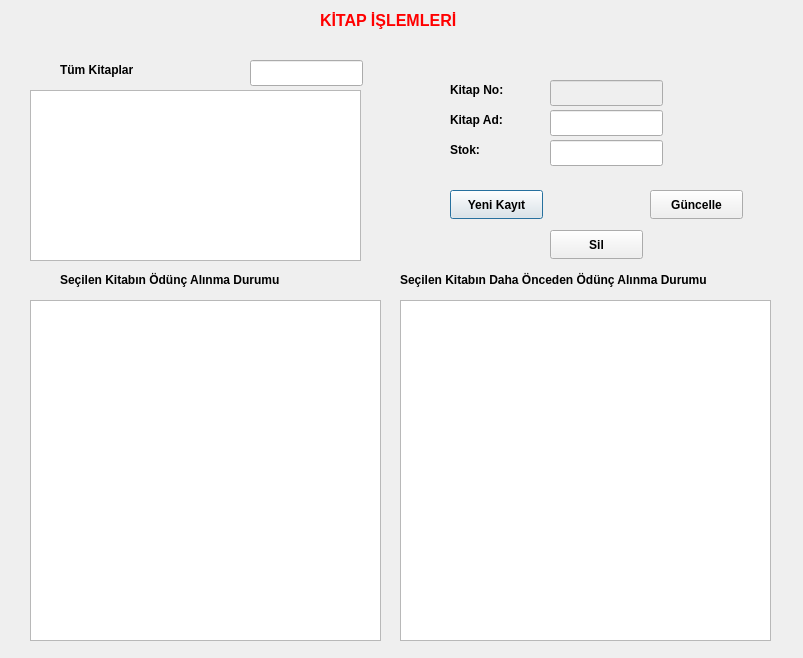
<?xml version="1.0" encoding="UTF-8"?>
<ui version="4.0">
 <class>kitap_islemleri</class>
 <widget class="QDialog" name="kitap_islemleri">
  <property name="geometry">
   <rect>
    <x>0</x>
    <y>0</y>
    <width>803</width>
    <height>658</height>
   </rect>
  </property>
  <property name="font">
   <font>
    <bold>false</bold>
   </font>
  </property>
  <property name="windowTitle">
   <string>Dialog</string>
  </property>
  <widget class="QLabel" name="label">
   <property name="geometry">
    <rect>
     <x>320</x>
     <y>10</y>
     <width>201</width>
     <height>20</height>
    </rect>
   </property>
   <property name="palette">
    <palette>
     <active>
      <colorrole role="WindowText">
       <brush brushstyle="SolidPattern">
        <color alpha="255">
         <red>255</red>
         <green>0</green>
         <blue>0</blue>
        </color>
       </brush>
      </colorrole>
     </active>
     <inactive>
      <colorrole role="WindowText">
       <brush brushstyle="SolidPattern">
        <color alpha="255">
         <red>255</red>
         <green>0</green>
         <blue>0</blue>
        </color>
       </brush>
      </colorrole>
     </inactive>
     <disabled/>
    </palette>
   </property>
   <property name="font">
    <font>
     <pointsize>12</pointsize>
     <bold>true</bold>
    </font>
   </property>
   <property name="text">
    <string>KİTAP İŞLEMLERİ</string>
   </property>
  </widget>
  <widget class="QLabel" name="label_2">
   <property name="geometry">
    <rect>
     <x>60</x>
     <y>60</y>
     <width>101</width>
     <height>20</height>
    </rect>
   </property>
   <property name="font">
    <font>
     <bold>true</bold>
    </font>
   </property>
   <property name="text">
    <string>Tüm Kitaplar</string>
   </property>
  </widget>
  <widget class="QLabel" name="label_3">
   <property name="geometry">
    <rect>
     <x>450</x>
     <y>80</y>
     <width>101</width>
     <height>20</height>
    </rect>
   </property>
   <property name="font">
    <font>
     <bold>true</bold>
    </font>
   </property>
   <property name="text">
    <string>Kitap No:</string>
   </property>
  </widget>
  <widget class="QLabel" name="label_4">
   <property name="geometry">
    <rect>
     <x>450</x>
     <y>110</y>
     <width>101</width>
     <height>20</height>
    </rect>
   </property>
   <property name="font">
    <font>
     <bold>true</bold>
    </font>
   </property>
   <property name="text">
    <string>Kitap Ad:</string>
   </property>
  </widget>
  <widget class="QLabel" name="label_5">
   <property name="geometry">
    <rect>
     <x>450</x>
     <y>140</y>
     <width>101</width>
     <height>20</height>
    </rect>
   </property>
   <property name="font">
    <font>
     <bold>true</bold>
    </font>
   </property>
   <property name="text">
    <string>Stok:</string>
   </property>
  </widget>
  <widget class="QPushButton" name="btn_yeni_kayit">
   <property name="geometry">
    <rect>
     <x>450</x>
     <y>190</y>
     <width>93</width>
     <height>29</height>
    </rect>
   </property>
   <property name="font">
    <font>
     <bold>true</bold>
    </font>
   </property>
   <property name="text">
    <string>Yeni Kayıt</string>
   </property>
  </widget>
  <widget class="QPushButton" name="btn_guncelle">
   <property name="geometry">
    <rect>
     <x>650</x>
     <y>190</y>
     <width>93</width>
     <height>29</height>
    </rect>
   </property>
   <property name="font">
    <font>
     <bold>true</bold>
    </font>
   </property>
   <property name="text">
    <string>Güncelle</string>
   </property>
  </widget>
  <widget class="QPushButton" name="btn_sil">
   <property name="geometry">
    <rect>
     <x>550</x>
     <y>230</y>
     <width>93</width>
     <height>29</height>
    </rect>
   </property>
   <property name="font">
    <font>
     <bold>true</bold>
    </font>
   </property>
   <property name="text">
    <string>Sil</string>
   </property>
  </widget>
  <widget class="QLabel" name="label_6">
   <property name="geometry">
    <rect>
     <x>60</x>
     <y>270</y>
     <width>301</width>
     <height>20</height>
    </rect>
   </property>
   <property name="font">
    <font>
     <bold>true</bold>
    </font>
   </property>
   <property name="text">
    <string>Seçilen Kitabın Ödünç Alınma Durumu</string>
   </property>
  </widget>
  <widget class="QLabel" name="label_7">
   <property name="geometry">
    <rect>
     <x>400</x>
     <y>270</y>
     <width>381</width>
     <height>20</height>
    </rect>
   </property>
   <property name="font">
    <font>
     <bold>true</bold>
    </font>
   </property>
   <property name="text">
    <string>Seçilen Kitabın Daha Önceden Ödünç Alınma Durumu</string>
   </property>
  </widget>
  <widget class="QLineEdit" name="ln_kitap_no">
   <property name="enabled">
    <bool>false</bool>
   </property>
   <property name="geometry">
    <rect>
     <x>550</x>
     <y>80</y>
     <width>113</width>
     <height>26</height>
    </rect>
   </property>
   <property name="font">
    <font>
     <bold>true</bold>
    </font>
   </property>
  </widget>
  <widget class="QLineEdit" name="ln_kitap_ad">
   <property name="geometry">
    <rect>
     <x>550</x>
     <y>110</y>
     <width>113</width>
     <height>26</height>
    </rect>
   </property>
   <property name="font">
    <font>
     <bold>true</bold>
    </font>
   </property>
  </widget>
  <widget class="QLineEdit" name="ln_stok">
   <property name="geometry">
    <rect>
     <x>550</x>
     <y>140</y>
     <width>113</width>
     <height>26</height>
    </rect>
   </property>
   <property name="font">
    <font>
     <bold>true</bold>
    </font>
   </property>
  </widget>
  <widget class="QTableView" name="tableView_kitap">
   <property name="geometry">
    <rect>
     <x>30</x>
     <y>90</y>
     <width>331</width>
     <height>171</height>
    </rect>
   </property>
   <property name="font">
    <font>
     <bold>true</bold>
    </font>
   </property>
  </widget>
  <widget class="QTableView" name="tableView_daha_onceden_odunc">
   <property name="geometry">
    <rect>
     <x>400</x>
     <y>300</y>
     <width>371</width>
     <height>341</height>
    </rect>
   </property>
   <property name="font">
    <font>
     <bold>true</bold>
    </font>
   </property>
  </widget>
  <widget class="QTableView" name="tableView_odunc_alinan">
   <property name="geometry">
    <rect>
     <x>30</x>
     <y>300</y>
     <width>351</width>
     <height>341</height>
    </rect>
   </property>
   <property name="font">
    <font>
     <bold>true</bold>
    </font>
   </property>
  </widget>
  <widget class="QLineEdit" name="ln_search">
   <property name="geometry">
    <rect>
     <x>250</x>
     <y>60</y>
     <width>113</width>
     <height>26</height>
    </rect>
   </property>
  </widget>
 </widget>
 <resources/>
 <connections/>
</ui>
